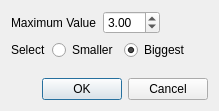
<?xml version="1.0" encoding="UTF-8"?>
<ui version="4.0">
 <class>LongestEdgeDialog</class>
 <widget class="QDialog" name="LongestEdgeDialog">
  <property name="windowModality">
   <enum>Qt::ApplicationModal</enum>
  </property>
  <property name="geometry">
   <rect>
    <x>0</x>
    <y>0</y>
    <width>219</width>
    <height>111</height>
   </rect>
  </property>
  <property name="windowTitle">
   <string>Longest Edge</string>
  </property>
  <layout class="QVBoxLayout" name="verticalLayout">
   <item>
    <layout class="QHBoxLayout" name="horizontalLayout">
     <item>
      <widget class="QLabel" name="lblMaximum">
       <property name="text">
        <string>Maximum Value</string>
       </property>
      </widget>
     </item>
     <item>
      <widget class="QDoubleSpinBox" name="dsbMaximum">
       <property name="maximum">
        <double>10.000000000000000</double>
       </property>
       <property name="value">
        <double>3.000000000000000</double>
       </property>
      </widget>
     </item>
     <item>
      <spacer name="horizontalSpacer_2">
       <property name="orientation">
        <enum>Qt::Horizontal</enum>
       </property>
       <property name="sizeHint" stdset="0">
        <size>
         <width>40</width>
         <height>20</height>
        </size>
       </property>
      </spacer>
     </item>
    </layout>
   </item>
   <item>
    <layout class="QHBoxLayout" name="horizontalLayout_2">
     <item>
      <widget class="QLabel" name="lblType">
       <property name="text">
        <string>Select</string>
       </property>
      </widget>
     </item>
     <item>
      <widget class="QRadioButton" name="rbtSmaller">
       <property name="text">
        <string>Smaller</string>
       </property>
      </widget>
     </item>
     <item>
      <widget class="QRadioButton" name="rbtBigger">
       <property name="text">
        <string>Biggest</string>
       </property>
       <property name="checked">
        <bool>true</bool>
       </property>
      </widget>
     </item>
     <item>
      <spacer name="horizontalSpacer_3">
       <property name="orientation">
        <enum>Qt::Horizontal</enum>
       </property>
       <property name="sizeHint" stdset="0">
        <size>
         <width>40</width>
         <height>20</height>
        </size>
       </property>
      </spacer>
     </item>
    </layout>
   </item>
   <item>
    <spacer name="verticalSpacer">
     <property name="orientation">
      <enum>Qt::Vertical</enum>
     </property>
     <property name="sizeHint" stdset="0">
      <size>
       <width>20</width>
       <height>3</height>
      </size>
     </property>
    </spacer>
   </item>
   <item>
    <layout class="QHBoxLayout" name="horizontalLayout_3">
     <item>
      <spacer name="horizontalSpacer">
       <property name="orientation">
        <enum>Qt::Horizontal</enum>
       </property>
       <property name="sizeHint" stdset="0">
        <size>
         <width>40</width>
         <height>20</height>
        </size>
       </property>
      </spacer>
     </item>
     <item>
      <widget class="QDialogButtonBox" name="buttonBox">
       <property name="standardButtons">
        <set>QDialogButtonBox::Cancel|QDialogButtonBox::Ok</set>
       </property>
      </widget>
     </item>
    </layout>
   </item>
  </layout>
 </widget>
 <resources/>
 <connections>
  <connection>
   <sender>buttonBox</sender>
   <signal>accepted()</signal>
   <receiver>LongestEdgeDialog</receiver>
   <slot>accept()</slot>
   <hints>
    <hint type="sourcelabel">
     <x>90</x>
     <y>90</y>
    </hint>
    <hint type="destinationlabel">
     <x>21</x>
     <y>72</y>
    </hint>
   </hints>
  </connection>
  <connection>
   <sender>buttonBox</sender>
   <signal>rejected()</signal>
   <receiver>LongestEdgeDialog</receiver>
   <slot>reject()</slot>
   <hints>
    <hint type="sourcelabel">
     <x>176</x>
     <y>85</y>
    </hint>
    <hint type="destinationlabel">
     <x>217</x>
     <y>64</y>
    </hint>
   </hints>
  </connection>
 </connections>
</ui>
